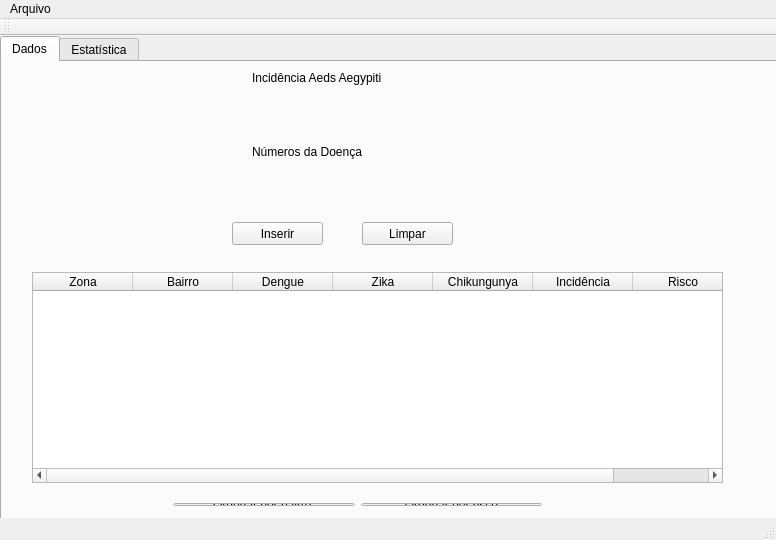
<?xml version="1.0" encoding="UTF-8"?>
<ui version="4.0">
 <class>MainWindow</class>
 <widget class="QMainWindow" name="MainWindow">
  <property name="geometry">
   <rect>
    <x>0</x>
    <y>0</y>
    <width>776</width>
    <height>540</height>
   </rect>
  </property>
  <property name="windowTitle">
   <string>MainWindow</string>
  </property>
  <widget class="QWidget" name="centralWidget">
   <widget class="QTabWidget" name="nbairro">
    <property name="geometry">
     <rect>
      <x>0</x>
      <y>0</y>
      <width>831</width>
      <height>511</height>
     </rect>
    </property>
    <property name="currentIndex">
     <number>0</number>
    </property>
    <widget class="QWidget" name="tab">
     <attribute name="title">
      <string>Dados</string>
     </attribute>
     <widget class="QPushButton" name="Inserir">
      <property name="geometry">
       <rect>
        <x>230</x>
        <y>160</y>
        <width>91</width>
        <height>23</height>
       </rect>
      </property>
      <property name="text">
       <string>Inserir</string>
      </property>
     </widget>
     <widget class="QLabel" name="nome">
      <property name="geometry">
       <rect>
        <x>250</x>
        <y>0</y>
        <width>241</width>
        <height>31</height>
       </rect>
      </property>
      <property name="styleSheet">
       <string notr="true">font: 75 14pt &quot;MS Shell Dlg 2&quot;;</string>
      </property>
      <property name="text">
       <string>Incidência Aeds Aegypiti</string>
      </property>
     </widget>
     <widget class="QTableWidget" name="tableWidget">
      <property name="geometry">
       <rect>
        <x>30</x>
        <y>210</y>
        <width>691</width>
        <height>211</height>
       </rect>
      </property>
      <column>
       <property name="text">
        <string>Zona</string>
       </property>
      </column>
      <column>
       <property name="text">
        <string>Bairro</string>
       </property>
      </column>
      <column>
       <property name="text">
        <string>Dengue</string>
       </property>
      </column>
      <column>
       <property name="text">
        <string>Zika</string>
       </property>
      </column>
      <column>
       <property name="text">
        <string>Chikungunya</string>
       </property>
      </column>
      <column>
       <property name="text">
        <string>Incidência</string>
       </property>
      </column>
      <column>
       <property name="text">
        <string>Risco</string>
       </property>
      </column>
     </widget>
     <widget class="QPushButton" name="Limpar">
      <property name="geometry">
       <rect>
        <x>360</x>
        <y>160</y>
        <width>91</width>
        <height>23</height>
       </rect>
      </property>
      <property name="text">
       <string>Limpar</string>
      </property>
     </widget>
     <widget class="QLabel" name="label">
      <property name="geometry">
       <rect>
        <x>250</x>
        <y>80</y>
        <width>181</width>
        <height>20</height>
       </rect>
      </property>
      <property name="styleSheet">
       <string notr="true">font: 75 14pt &quot;MS Shell Dlg 2&quot;;</string>
      </property>
      <property name="text">
       <string>Números da Doença</string>
      </property>
     </widget>
     <widget class="QWidget" name="layoutWidget">
      <property name="geometry">
       <rect>
        <x>160</x>
        <y>430</y>
        <width>391</width>
        <height>25</height>
       </rect>
      </property>
      <layout class="QHBoxLayout" name="horizontalLayout">
       <item>
        <widget class="QPushButton" name="orbairro">
         <property name="minimumSize">
          <size>
           <width>181</width>
           <height>0</height>
          </size>
         </property>
         <property name="text">
          <string>Ordenar por bairro </string>
         </property>
        </widget>
       </item>
       <item>
        <widget class="QPushButton" name="orrisco">
         <property name="text">
          <string>Ordenar por risco</string>
         </property>
        </widget>
       </item>
      </layout>
     </widget>
     <widget class="QWidget" name="layoutWidget">
      <property name="geometry">
       <rect>
        <x>400</x>
        <y>50</y>
        <width>189</width>
        <height>22</height>
       </rect>
      </property>
      <layout class="QHBoxLayout" name="horizontalLayout_3">
       <item>
        <widget class="QLabel" name="bairro">
         <property name="styleSheet">
          <string notr="true">font: 75 12pt &quot;MS Shell Dlg 2&quot;;</string>
         </property>
         <property name="text">
          <string>Bairro:</string>
         </property>
        </widget>
       </item>
       <item>
        <widget class="QLineEdit" name="bairro_2"/>
       </item>
      </layout>
     </widget>
     <widget class="QWidget" name="layoutWidget">
      <property name="geometry">
       <rect>
        <x>140</x>
        <y>50</y>
        <width>182</width>
        <height>22</height>
       </rect>
      </property>
      <layout class="QHBoxLayout" name="horizontalLayout_2">
       <item>
        <widget class="QLabel" name="zona">
         <property name="styleSheet">
          <string notr="true">font: 75 12pt &quot;MS Shell Dlg 2&quot;;</string>
         </property>
         <property name="text">
          <string>Zona:</string>
         </property>
        </widget>
       </item>
       <item>
        <widget class="QComboBox" name="cb_zona">
         <item>
          <property name="text">
           <string>Norte</string>
          </property>
         </item>
         <item>
          <property name="text">
           <string>Sul</string>
          </property>
         </item>
         <item>
          <property name="text">
           <string>Leste</string>
          </property>
         </item>
         <item>
          <property name="text">
           <string>Oeste</string>
          </property>
         </item>
        </widget>
       </item>
      </layout>
     </widget>
     <widget class="QWidget" name="layoutWidget">
      <property name="geometry">
       <rect>
        <x>160</x>
        <y>120</y>
        <width>122</width>
        <height>22</height>
       </rect>
      </property>
      <layout class="QHBoxLayout" name="horizontalLayout_4">
       <item>
        <widget class="QLabel" name="degue">
         <property name="styleSheet">
          <string notr="true">font: 75 12pt &quot;MS Shell Dlg 2&quot;;</string>
         </property>
         <property name="text">
          <string>Dengue:</string>
         </property>
        </widget>
       </item>
       <item>
        <widget class="QLineEdit" name="ndengue"/>
       </item>
      </layout>
     </widget>
     <widget class="QWidget" name="layoutWidget">
      <property name="geometry">
       <rect>
        <x>310</x>
        <y>120</y>
        <width>97</width>
        <height>22</height>
       </rect>
      </property>
      <layout class="QHBoxLayout" name="horizontalLayout_5">
       <item>
        <widget class="QLabel" name="zika">
         <property name="styleSheet">
          <string notr="true">font: 75 12pt &quot;MS Shell Dlg 2&quot;;</string>
         </property>
         <property name="text">
          <string>Zika:</string>
         </property>
        </widget>
       </item>
       <item>
        <widget class="QLineEdit" name="nzika"/>
       </item>
      </layout>
     </widget>
     <widget class="QWidget" name="layoutWidget">
      <property name="geometry">
       <rect>
        <x>420</x>
        <y>120</y>
        <width>161</width>
        <height>22</height>
       </rect>
      </property>
      <layout class="QHBoxLayout" name="horizontalLayout_6">
       <item>
        <widget class="QLabel" name="chik">
         <property name="styleSheet">
          <string notr="true">font: 75 12pt &quot;MS Shell Dlg 2&quot;;</string>
         </property>
         <property name="text">
          <string>Chikungunya:</string>
         </property>
        </widget>
       </item>
       <item>
        <widget class="QLineEdit" name="nchick"/>
       </item>
      </layout>
     </widget>
    </widget>
    <widget class="QWidget" name="tab_2">
     <attribute name="title">
      <string>Estatística</string>
     </attribute>
     <widget class="QLabel" name="zmr">
      <property name="geometry">
       <rect>
        <x>20</x>
        <y>60</y>
        <width>561</width>
        <height>91</height>
       </rect>
      </property>
      <property name="font">
       <font>
        <pointsize>14</pointsize>
       </font>
      </property>
      <property name="text">
       <string/>
      </property>
     </widget>
     <widget class="QLabel" name="label_2">
      <property name="geometry">
       <rect>
        <x>20</x>
        <y>20</y>
        <width>211</width>
        <height>41</height>
       </rect>
      </property>
      <property name="styleSheet">
       <string notr="true">font: 75 14pt &quot;MS Shell Dlg 2&quot;;</string>
      </property>
      <property name="text">
       <string>Zona com maior Risco:</string>
      </property>
     </widget>
     <widget class="QLabel" name="label_3">
      <property name="geometry">
       <rect>
        <x>20</x>
        <y>170</y>
        <width>291</width>
        <height>31</height>
       </rect>
      </property>
      <property name="styleSheet">
       <string notr="true">font: 75 14pt &quot;MS Shell Dlg 2&quot;;</string>
      </property>
      <property name="text">
       <string>Doença com maior Incidência:</string>
      </property>
     </widget>
     <widget class="QLabel" name="dmi">
      <property name="geometry">
       <rect>
        <x>20</x>
        <y>210</y>
        <width>561</width>
        <height>91</height>
       </rect>
      </property>
      <property name="font">
       <font>
        <pointsize>14</pointsize>
       </font>
      </property>
      <property name="text">
       <string/>
      </property>
     </widget>
     <widget class="QLabel" name="label_5">
      <property name="geometry">
       <rect>
        <x>20</x>
        <y>330</y>
        <width>281</width>
        <height>21</height>
       </rect>
      </property>
      <property name="styleSheet">
       <string notr="true">font: 75 14pt &quot;MS Shell Dlg 2&quot;;</string>
      </property>
      <property name="text">
       <string>Doença com menor Incidência:</string>
      </property>
     </widget>
     <widget class="QLabel" name="dmie">
      <property name="geometry">
       <rect>
        <x>20</x>
        <y>370</y>
        <width>561</width>
        <height>81</height>
       </rect>
      </property>
      <property name="font">
       <font>
        <pointsize>14</pointsize>
       </font>
      </property>
      <property name="text">
       <string/>
      </property>
     </widget>
    </widget>
   </widget>
  </widget>
  <widget class="QMenuBar" name="menuBar">
   <property name="geometry">
    <rect>
     <x>0</x>
     <y>0</y>
     <width>776</width>
     <height>21</height>
    </rect>
   </property>
   <widget class="QMenu" name="menuArquivo">
    <property name="title">
     <string>Arquivo</string>
    </property>
    <addaction name="actionSalvar"/>
    <addaction name="actionCarregar"/>
   </widget>
   <addaction name="menuArquivo"/>
  </widget>
  <widget class="QToolBar" name="mainToolBar">
   <attribute name="toolBarArea">
    <enum>TopToolBarArea</enum>
   </attribute>
   <attribute name="toolBarBreak">
    <bool>false</bool>
   </attribute>
  </widget>
  <widget class="QStatusBar" name="statusBar"/>
  <action name="actionSalvar">
   <property name="text">
    <string>Salvar</string>
   </property>
  </action>
  <action name="actionCarregar">
   <property name="text">
    <string>Carregar</string>
   </property>
  </action>
 </widget>
 <layoutdefault spacing="6" margin="11"/>
 <resources/>
 <connections/>
</ui>
